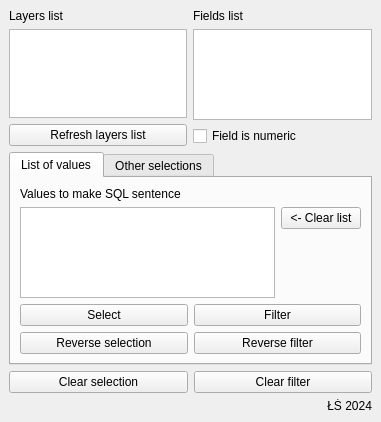
<?xml version="1.0" encoding="UTF-8"?>
<ui version="4.0">
 <class>EasyFilterDockWidgetBase</class>
 <widget class="QDockWidget" name="EasyFilterDockWidgetBase">
  <property name="geometry">
   <rect>
    <x>0</x>
    <y>0</y>
    <width>381</width>
    <height>422</height>
   </rect>
  </property>
  <property name="windowTitle">
   <string>Easy Filter and Selection</string>
  </property>
  <widget class="QWidget" name="dockWidgetContents">
   <layout class="QVBoxLayout" name="verticalLayout_7">
    <item>
     <layout class="QVBoxLayout" name="verticalLayout">
      <property name="topMargin">
       <number>0</number>
      </property>
      <property name="bottomMargin">
       <number>0</number>
      </property>
      <item>
       <layout class="QHBoxLayout" name="horizontalLayout">
        <item>
         <layout class="QVBoxLayout" name="verticalLayout_2">
          <property name="rightMargin">
           <number>0</number>
          </property>
          <item>
           <widget class="QLabel" name="label">
            <property name="text">
             <string>Layers list</string>
            </property>
           </widget>
          </item>
          <item>
           <widget class="QListWidget" name="listWidget"/>
          </item>
          <item>
           <widget class="QPushButton" name="pushButton_Refresh">
            <property name="text">
             <string>Refresh layers list</string>
            </property>
           </widget>
          </item>
         </layout>
        </item>
        <item>
         <layout class="QVBoxLayout" name="verticalLayout_5">
          <property name="rightMargin">
           <number>0</number>
          </property>
          <item>
           <widget class="QLabel" name="label_2">
            <property name="text">
             <string>Fields list</string>
            </property>
           </widget>
          </item>
          <item>
           <widget class="QListWidget" name="listWidget_2"/>
          </item>
          <item>
           <widget class="QCheckBox" name="checkBoxNumeric">
            <property name="text">
             <string>Field is numeric</string>
            </property>
           </widget>
          </item>
         </layout>
        </item>
       </layout>
      </item>
      <item>
       <widget class="QTabWidget" name="tabWidget">
        <property name="currentIndex">
         <number>0</number>
        </property>
        <widget class="QWidget" name="tab">
         <attribute name="title">
          <string>List of values</string>
         </attribute>
         <layout class="QVBoxLayout" name="verticalLayout_8">
          <item>
           <widget class="QLabel" name="label_3">
            <property name="text">
             <string>Values to make SQL sentence</string>
            </property>
           </widget>
          </item>
          <item>
           <layout class="QHBoxLayout" name="horizontalLayout_3">
            <property name="topMargin">
             <number>0</number>
            </property>
            <item>
             <widget class="QTextEdit" name="textEdit"/>
            </item>
            <item>
             <layout class="QVBoxLayout" name="verticalLayout_9">
              <property name="rightMargin">
               <number>0</number>
              </property>
              <item>
               <widget class="QPushButton" name="pushButton_TE_clear">
                <property name="text">
                 <string>&lt;- Clear list</string>
                </property>
               </widget>
              </item>
              <item>
               <spacer name="verticalSpacer_2">
                <property name="orientation">
                 <enum>Qt::Vertical</enum>
                </property>
                <property name="sizeHint" stdset="0">
                 <size>
                  <width>20</width>
                  <height>40</height>
                 </size>
                </property>
               </spacer>
              </item>
             </layout>
            </item>
           </layout>
          </item>
          <item>
           <layout class="QHBoxLayout" name="horizontalLayout_2">
            <property name="topMargin">
             <number>0</number>
            </property>
            <item>
             <layout class="QVBoxLayout" name="verticalLayout_4">
              <item>
               <widget class="QPushButton" name="pushButton">
                <property name="text">
                 <string>Select</string>
                </property>
               </widget>
              </item>
              <item>
               <widget class="QPushButton" name="pushButton_RSelect">
                <property name="text">
                 <string>Reverse selection</string>
                </property>
               </widget>
              </item>
             </layout>
            </item>
            <item>
             <layout class="QVBoxLayout" name="verticalLayout_3">
              <item>
               <widget class="QPushButton" name="pushButton_2">
                <property name="text">
                 <string>Filter</string>
                </property>
               </widget>
              </item>
              <item>
               <widget class="QPushButton" name="pushButton_RFilter">
                <property name="text">
                 <string>Reverse filter</string>
                </property>
               </widget>
              </item>
             </layout>
            </item>
           </layout>
          </item>
         </layout>
        </widget>
        <widget class="QWidget" name="tab_2">
         <attribute name="title">
          <string>Other selections</string>
         </attribute>
         <layout class="QVBoxLayout" name="verticalLayout_6">
          <item>
           <spacer name="verticalSpacer">
            <property name="orientation">
             <enum>Qt::Vertical</enum>
            </property>
            <property name="sizeHint" stdset="0">
             <size>
              <width>20</width>
              <height>40</height>
             </size>
            </property>
           </spacer>
          </item>
          <item>
           <layout class="QHBoxLayout" name="horizontalLayout_4">
            <property name="topMargin">
             <number>0</number>
            </property>
            <item>
             <layout class="QVBoxLayout" name="verticalLayout_10">
              <item>
               <widget class="QPushButton" name="pushButton_Duplicates">
                <property name="text">
                 <string>Select duplicates</string>
                </property>
               </widget>
              </item>
              <item>
               <widget class="QPushButton" name="pushButton_nonDuplicates">
                <property name="text">
                 <string>Select Non duplicates</string>
                </property>
               </widget>
              </item>
             </layout>
            </item>
            <item>
             <layout class="QVBoxLayout" name="verticalLayout_11">
              <item>
               <widget class="QPushButton" name="pushButton_FDuplicates">
                <property name="text">
                 <string>Filtr duplicates</string>
                </property>
               </widget>
              </item>
              <item>
               <widget class="QPushButton" name="pushButton_nonFDuplicates">
                <property name="text">
                 <string>Filtr Non duplicates</string>
                </property>
               </widget>
              </item>
             </layout>
            </item>
           </layout>
          </item>
         </layout>
        </widget>
       </widget>
      </item>
      <item>
       <layout class="QHBoxLayout" name="horizontalLayout_5">
        <property name="topMargin">
         <number>0</number>
        </property>
        <item>
         <widget class="QPushButton" name="pushButton_Unselect">
          <property name="text">
           <string>Clear selection</string>
          </property>
         </widget>
        </item>
        <item>
         <widget class="QPushButton" name="pushButton_Clear">
          <property name="text">
           <string>Clear filter</string>
          </property>
         </widget>
        </item>
       </layout>
      </item>
     </layout>
    </item>
    <item>
     <widget class="QLabel" name="label_4">
      <property name="text">
       <string>ŁŚ 2024</string>
      </property>
      <property name="alignment">
       <set>Qt::AlignRight|Qt::AlignTrailing|Qt::AlignVCenter</set>
      </property>
     </widget>
    </item>
   </layout>
  </widget>
 </widget>
 <resources/>
 <connections/>
</ui>
